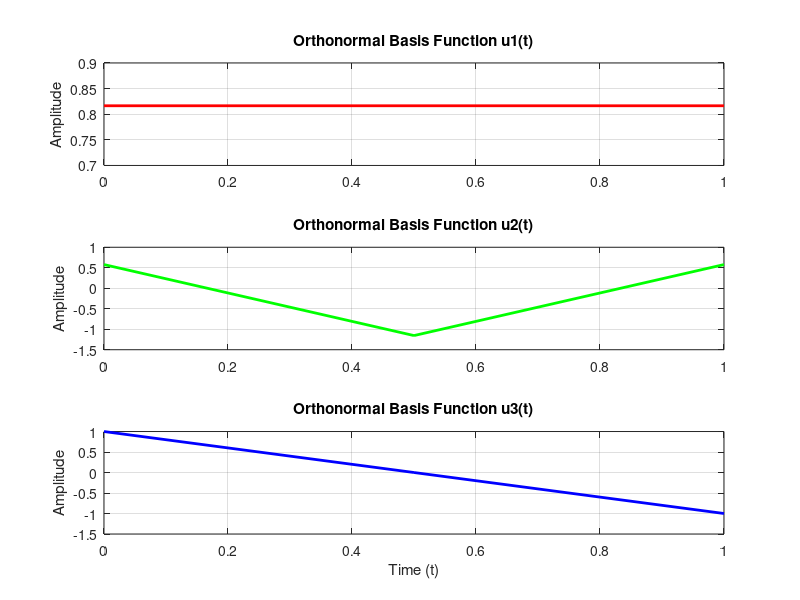

This chart was generated by the following MATLAB code:
% --- Setup Parameters ---
T = 1;                              % Fundamental period
t = 0:0.5:T;                      % Time vector (reduced for performance)
dt = t(2) - t(1);                   % Integration step (dt)

% 1. Define Input Functions (Signals)
% You can change these to any set of signals you want to orthogonalize
s{1} = ones(size(t));               % s1: DC signal
s{2} = cos(2 * pi * t / T);         % s2: Cosine wave
s{3} = sin(2 * pi * t / T);         % s3: Sine wave
num_signals = length(s);

% Pre-allocate Cell Array for Basis Functions
u = cell(1, num_signals);

% --- Gram-Schmidt Process ---
for i = 1:num_signals
    % Start with the original signal
    w = s{i};
    
    % 2. Orthogonalization: Subtract projections of all previous basis functions
    for j = 1:i-1
        % Manual Inner Product: integral of (signal_i * basis_j) dt
        % Equivalent to sum(a .* b) * dt [cite: 465]
        projection_val = sum(s{i} .* u{j}) * dt; 
        w = w - projection_val * u{j};
    end
    
    % 3. Normalization: Ensure the remaining signal has unit energy (Energy = 1)
    % Manual Norm calculation: sqrt(integral of signal^2 dt) 
    energy = sum(w.^2) * dt;
    u{i} = w / sqrt(energy);
end

% --- Plotting Results ---
figure;
colors = ['r', 'g', 'b']; % Red, Green, Blue for the three signals
for i = 1:num_signals
    subplot(num_signals, 1, i);
    plot(t, u{i}, colors(i), 'LineWidth', 2);
    title(['Orthonormal Basis Function u' num2str(i) '(t)']);
    grid on; ylabel('Amplitude');
end
xlabel('Time (t)');
